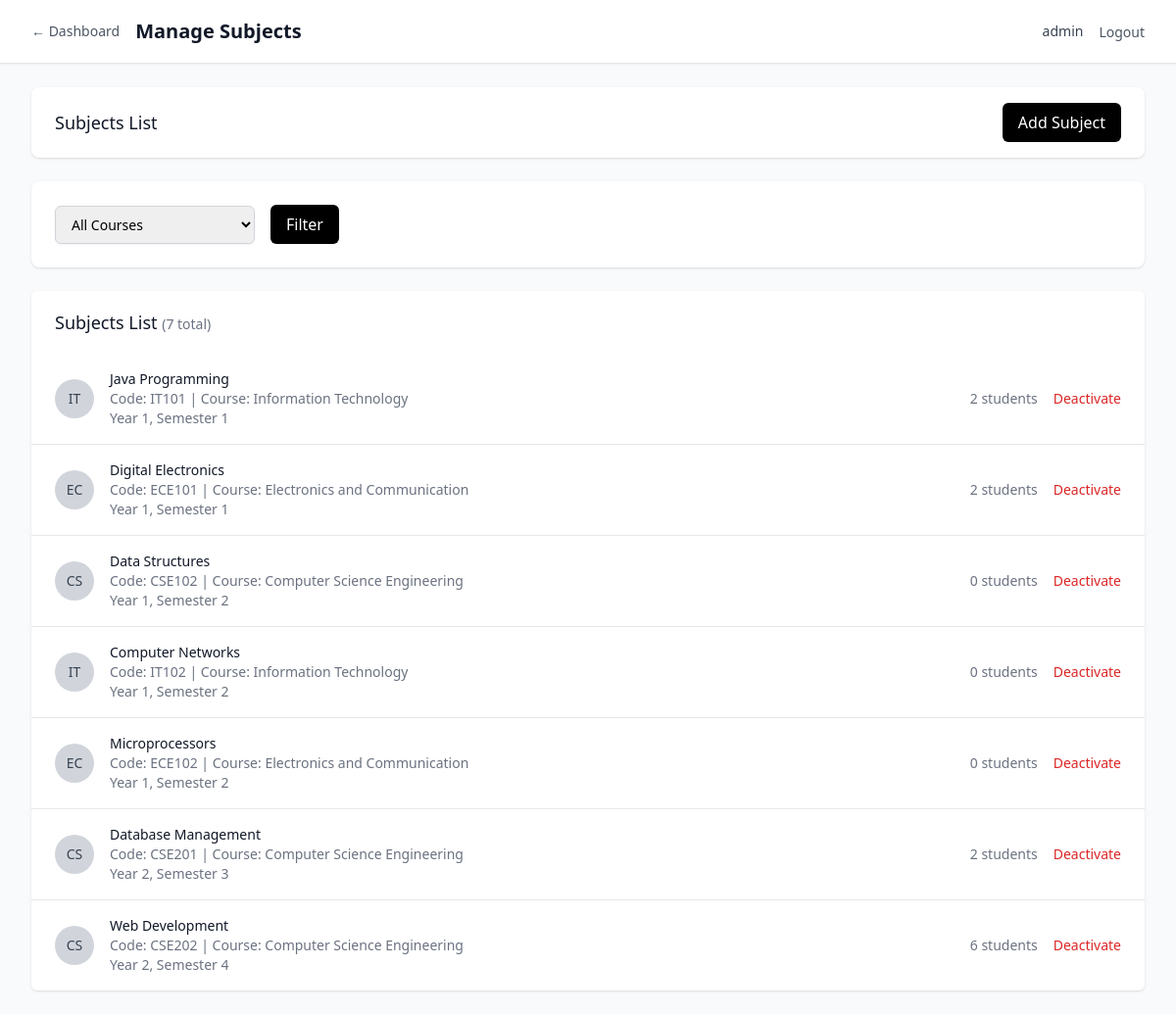
Page /management/subjects (signed in) on the committed database.
### models/academic.py (models this page shows, shortened)
class Subject(db.Model):
    __tablename__ = 'subject'
    id = db.Column(db.Integer, primary_key=True)
    name = db.Column(db.String(100), nullable=False)
    code = db.Column(db.String(20), nullable=False, index=True)
    course_id = db.Column(db.Integer, db.ForeignKey('course.id'), nullable=False)
    semester = db.Column(db.Integer, nullable=False)
    year = db.Column(db.Integer, nullable=False)
    credits = db.Column(db.Integer, default=3)
    description = db.Column(db.Text, nullable=True)
    created_at = db.Column(db.DateTime, default=datetime.utcnow)
    is_active = db.Column(db.Boolean, default=True)
    assignments = db.relationship('SubjectAssignment', backref='subject', lazy='dynamic')
    enrollments = db.relationship('StudentEnrollment', backref='subject', lazy='dynamic')
    attendance_records = db.relationship('AttendanceRecord', backref='subject', lazy='dynamic')
    monthly_summaries = db.relationship('MonthlyAttendanceSummary', backref='subject', lazy='dynamic')
    student_marks = db.relationship('StudentMarks', backref='subject', lazy='dynamic')
    __table_args__ = (db.UniqueConstraint('code', 'course_id', name='unique_subject_code_per_course'),)
    def get_enrolled_students_count(self):
        return self.enrollments.filter_by(is_active=True).count()

class Course(db.Model):
    __tablename__ = 'course'
    id = db.Column(db.Integer, primary_key=True)
    name = db.Column(db.String(100), nullable=False)
    code = db.Column(db.String(20), unique=True, nullable=False, index=True)
    description = db.Column(db.Text, nullable=True)
    duration_years = db.Column(db.Integer, default=3, nullable=False)
    total_semesters = db.Column(db.Integer, default=6, nullable=False)
    created_at = db.Column(db.DateTime, default=datetime.utcnow)
    is_active = db.Column(db.Boolean, default=True)
    students = db.relationship('Student', backref='course', lazy='dynamic')
    subjects = db.relationship('Subject', backref='course', lazy='dynamic')

### routes/auth.py (the view)
        def decorated_function(*args, **kwargs):
            if not SessionManager.is_authenticated(session):
                flash('Please log in to access this page', 'error')
                return redirect(url_for('auth.index'))
            if user_type:
                if user_type == 'management' and not SessionManager.is_management(session):
                    flash('Access denied. Management login required.', 'error')
                    return redirect(url_for('auth.management_login'))
                elif user_type == 'lecturer' and not SessionManager.is_lecturer(session):
                    flash('Access denied. Lecturer login required.', 'error')
                    return redirect(url_for('auth.lecturer_login'))
            return f(*args, **kwargs)

### app.py (called while the page is built)
def create_app():
    app = Flask(__name__)
    app.config.from_object(Config)
    db.init_app(app)
    csrf = CSRFProtect(app)
    @app.context_processor
    def inject_csrf_token():
        from flask_wtf.csrf import generate_csrf
        return dict(csrf_token=generate_csrf)
    from routes.auth import auth_bp
    from routes.management import management_bp
    from routes.lecturer import lecturer_bp
    app.register_blueprint(auth_bp)
    app.register_blueprint(management_bp, url_prefix='/management')
    app.register_blueprint(lecturer_bp, url_prefix='/lecturer')
    init_db(app)
    return app

### routes/auth.py (called while the page is built)
@auth_bp.app_context_processor
def inject_user():
    return {
        'current_user': SessionManager.get_session_info(session),
        'is_authenticated': SessionManager.is_authenticated(session),
        'is_management': SessionManager.is_management(session),
        'is_lecturer': SessionManager.is_lecturer(session)
    }

### routes/management.py (called while the page is built)
@management_bp.route('/subjects')
@login_required('management')
def subjects():
    try:
        course_id = request.args.get('course_id', type=int)
        subjects_data = ManagementService.get_subjects_by_course(course_id)
        courses = Course.query.filter_by(is_active=True).all()
        return render_template('management/subjects.html',
                             subjects=subjects_data,
                             courses=courses,
                             selected_course=course_id)
    except Exception as e:
        flash(f'Error loading subjects: {str(e)}', 'error')
        return render_template('management/subjects.html', subjects=[], courses=[])

### services/auth_service.py (called while the page is built)
    @staticmethod
    def is_authenticated(session):
        return 'user_type' in session and 'user_id' in session

    @staticmethod
    def is_management(session):
        return session.get('user_type') == 'management'

    @staticmethod
    def is_lecturer(session):
        return session.get('user_type') == 'lecturer'

    @staticmethod
    def get_session_info(session):
        if not SessionManager.is_authenticated(session):
            return None
        return {
            'user_type': session.get('user_type'),
            'user_id': session.get('user_id'),
            'username': session.get('username'),
            'login_time': session.get('login_time')
        }

### templates/management/subjects.html (shortened to what this page needs)
{% extends "base.html" %}
{% block content %}
<div x-data="initSubjectForm()">
<div class="min-h-screen bg-gray-50">
    <nav class="bg-white shadow-sm border-b border-gray-200">
        <div class="max-w-7xl mx-auto px-4 sm:px-6 lg:px-8">
            <div class="flex justify-between h-16">
                <div class="flex items-center space-x-4">
                    <a href="{{ url_for('management.dashboard') }}" class="text-sm text-gray-600 hover:text-black">← Dashboard</a>
                    <h1 class="text-xl font-semibold text-gray-900">Manage Subjects</h1>
                </div>
                <div class="flex items-center space-x-4">
                    <span class="text-sm text-gray-700">{{ current_user.username }}</span>
                    <form method="POST" action="{{ url_for('auth.logout') }}" class="inline">
                        <button type="submit" class="text-sm text-gray-600 hover:text-black">Logout</button>
                    </form>
                </div>
            </div>
        </div>
    </nav>
    <div class="max-w-7xl mx-auto py-6 sm:px-6 lg:px-8">
        <div class="bg-white shadow rounded-lg mb-6">
            <div class="px-4 py-4 sm:px-6 flex justify-between items-center">
                <h3 class="text-lg leading-6 font-medium text-gray-900">Subjects List</h3>
                <div class="space-x-2">
                    <button @click="showAddSubjectModal = true" type="button"
                            class="bg-black text-white px-4 py-2 rounded-md hover:bg-gray-800 focus:outline-none focus:ring-2 focus:ring-offset-2 focus:ring-black">
                        Add Subject
                    </button>
                </div>
            </div>
        </div>
        <div class="bg-white shadow rounded-lg mb-6">
            <div class="px-4 py-5 sm:p-6">
                <form method="GET" class="flex items-center space-x-4">
                    <div>
                        <select name="course_id" class="px-3 py-2 border border-gray-300 rounded-md shadow-sm focus:outline-none focus:ring-black focus:border-black sm:text-sm">
                            <option value="">All Courses</option>
                        </select>
                    </div>
                    <button type="submit" class="bg-black text-white px-4 py-2 rounded-md hover:bg-gray-800 focus:outline-none focus:ring-2 focus:ring-offset-2 focus:ring-black">
                        Filter
                    </button>
                </form>
            </div>
        </div>
        <div class="bg-white shadow overflow-hidden sm:rounded-md">
            <div class="px-4 py-5 sm:px-6">
                <h3 class="text-lg leading-6 font-medium text-gray-900">
                    Subjects List
                    {% if subjects %}
                    <span class="text-sm text-gray-500">({{ subjects|length }} total)</span>
                    {% endif %}
                </h3>
            </div>
            {% if subjects %}
            <ul class="divide-y divide-gray-200">
                {% for subject in subjects %}
                <li class="px-4 py-4 sm:px-6">
                    <div class="flex items-center justify-between">
                        <div class="flex items-center">
                            <div class="flex-shrink-0">
                                <div class="h-10 w-10 rounded-full bg-gray-300 flex items-center justify-center">
                                    <span class="text-sm font-medium text-gray-700">{{ subject.code[:2].upper() }}</span>
                                </div>
                            </div>
                            <div class="ml-4">
                                <div class="flex items-center">
                                    <p class="text-sm font-medium text-gray-900">{{ subject.name }}</p>
                                </div>
                                <p class="text-sm text-gray-500">Code: {{ subject.code }} | Course: {{ subject.course.name if subject.course else 'N/A' }}</p>
                                <p class="text-sm text-gray-500">Year {{ subject.year }}, Semester {{ subject.semester }}</p>
                            </div>
                        </div>
                        <div class="flex items-center space-x-4">
                            <div class="text-sm text-gray-500">
                                {{ subject.get_enrolled_students_count() }} students
                            </div>
                            <div class="flex items-center space-x-2">
                                <button @click="toggleSubjectStatus({{ subject.id }}, '{{ subject.name }}', {{ subject.is_active|lower }})"
                                        class="text-sm {% if subject.is_active %}text-red-600 hover:text-red-800{% else %}text-green-600 hover:text-green-800{% endif %}">
                                    {% if subject.is_active %}Deactivate{% else %}Activate{% endif %}
                                </button>
                            </div>
                        </div>
                    </div>
                </li>
                {% endfor %}
            </ul>
            {% else %}
            <div class="px-4 py-5 sm:px-6 text-center">
                <p class="text-gray-500">No subjects found.</p>
            </div>
            {% endif %}
        </div>
    </div>
</div>
</div>
{% endblock %}

### rows in the picture
Subject: code "IT", name "Java Programming", code "IT101", course "Information Technology", year "1", semester "1", get_enrolled_students_count "2", is_active "Deactivate"
Subject: code "EC", name "Digital Electronics", code "ECE101", course "Electronics and Communication", year "1", semester "1", get_enrolled_students_count "2", is_active "Deactivate"
Subject: code "CS", name "Data Structures", code "CSE102", course "Computer Science Engineering", year "1", semester "2", get_enrolled_students_count "0", is_active "Deactivate"
Subject: code "IT", name "Computer Networks", code "IT102", course "Information Technology", year "1", semester "2", get_enrolled_students_count "0", is_active "Deactivate"
Subject: code "EC", name "Microprocessors", code "ECE102", course "Electronics and Communication", year "1", semester "2", get_enrolled_students_count "0", is_active "Deactivate"
Subject: code "CS", name "Database Management", code "CSE201", course "Computer Science Engineering", year "2", semester "3", get_enrolled_students_count "2", is_active "Deactivate"
Subject: code "CS", name "Web Development", code "CSE202", course "Computer Science Engineering", year "2", semester "4", get_enrolled_students_count "6", is_active "Deactivate"

### other values in the picture
{{ current_user.username }} "admin"
{{ subjects|length }} "7"
